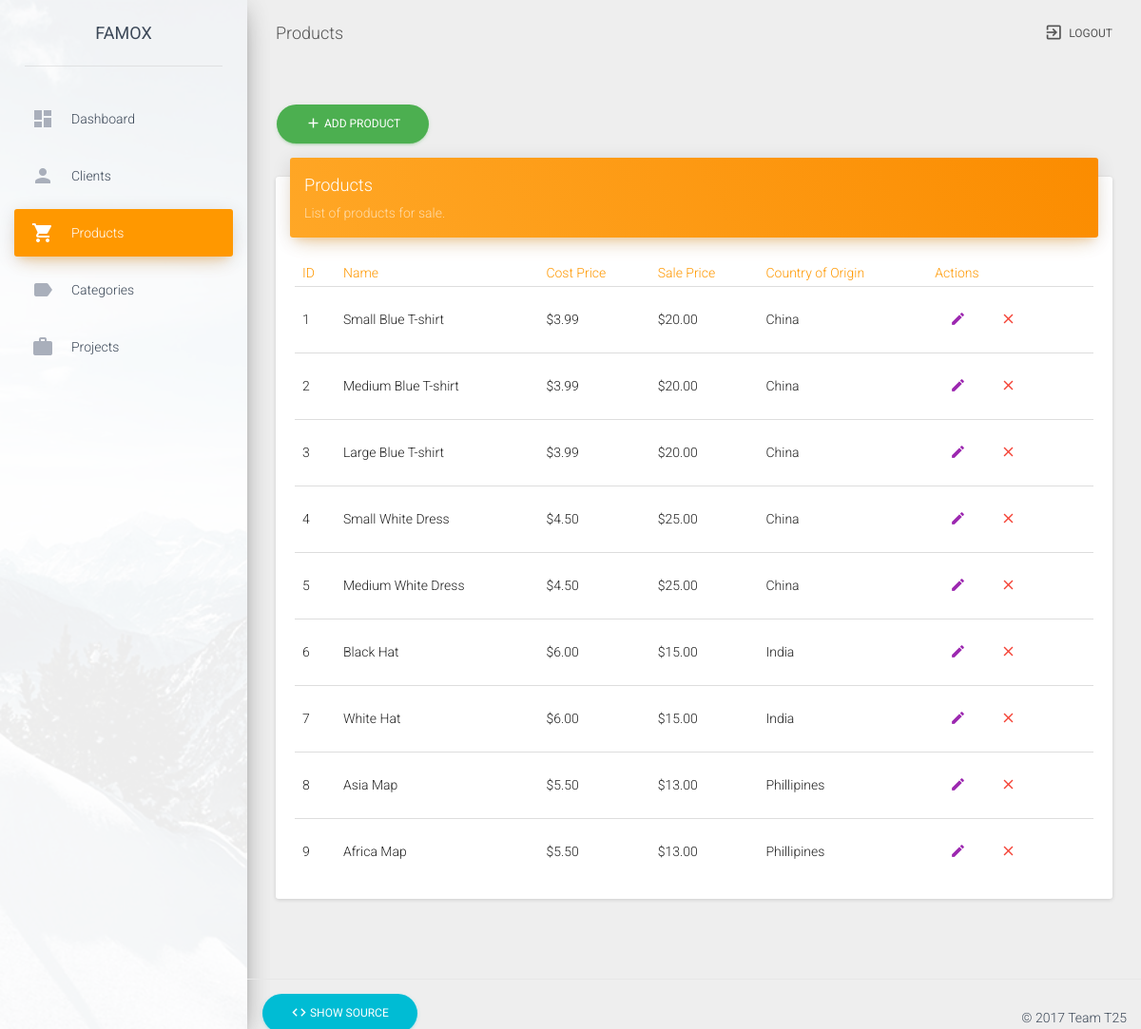
The page /Ass2/products/list.php (signed in) on the database its author committed.
### tables this page shows
CREATE TABLE IF NOT EXISTS `product` (
  `id` INT NOT NULL AUTO_INCREMENT,
  `name` VARCHAR(30) NULL DEFAULT NULL,
  `cost_price` DECIMAL(8,2) NULL DEFAULT NULL,
  `sale_price` DECIMAL(8,2) NULL DEFAULT NULL,
  `country_of_origin` VARCHAR(40) NULL DEFAULT NULL,
  PRIMARY KEY (`id`));

### Ass2/products/list.php (the view, shortened to what this page needs)
<?php
  require_once("../config.php");
  $query = "SELECT * FROM product";
  $result = $conn->query($query);
  include_once("../includes/header.php");
?>
<div class="container-fluid">
  <div class="row">
    <div class="col-md-12">
      <a href="add.php">
        <button class="btn btn-success btn-round">
					<i class="material-icons">add</i> Add Product
					<div class="ripple-container"></div>
        </button>
      </a>
      <div class="card">
        <div class="card-header" data-background-color="orange">
          <h4 class="title">Products</h4>
          <p class="category">List of products for sale.</p>
        </div>
        <div class="card-content table-responsive">
          <table class="table">
            <thead class="text-warning">
              <th>ID</th>
              <th>Name</th>
              <th>Cost Price</th>
              <th>Sale Price</th>
              <th>Country of Origin</th>
              <th>Actions</th>
            </thead>
            <tbody>
            <?php while ($row = $result->fetch_array()) { ?>
              <tr>
                <td><?php echo $row["id"]; ?></td>
                <td><?php echo $row["name"]; ?></td>
                <td>$<?php echo $row["cost_price"]; ?></td>
                <td>$<?php echo $row["sale_price"]; ?></td>
                <td><?php echo $row["country_of_origin"]; ?></td>
                <td>
                  <a href="edit.php?id=<?php echo $row["id"]; ?>">
										<button type="button" rel="tooltip" title="" class="btn btn-primary btn-simple btn-xs" data-original-title="Edit">
											<i class="material-icons">edit</i>
										</button>
                  </a>
                  <a href="delete.php?id=<?php echo $row["id"]; ?>">
										<button type="button" rel="tooltip" title="" class="btn btn-danger btn-simple btn-xs" data-original-title="Delete">
											<i class="material-icons">close</i>
										</button>
                  </a>
                </td>
              </tr>
            <?php } ?>
            </tbody>
          </table>
        </div>
      </div>
    </div>
  </div>
</div>
<?php
  include_once("../includes/footer.php");
?>

### rows shown on the page
product: id "1", name "Small Blue T-shirt", cost_price "3.99", sale_price "20.00", country_of_origin "China"
product: id "2", name "Medium Blue T-shirt", cost_price "3.99", sale_price "20.00", country_of_origin "China"
product: id "3", name "Large Blue T-shirt", cost_price "3.99", sale_price "20.00", country_of_origin "China"
product: id "4", name "Small White Dress", cost_price "4.50", sale_price "25.00", country_of_origin "China"
product: id "5", name "Medium White Dress", cost_price "4.50", sale_price "25.00", country_of_origin "China"
product: id "6", name "Black Hat", cost_price "6.00", sale_price "15.00", country_of_origin "India"
product: id "7", name "White Hat", cost_price "6.00", sale_price "15.00", country_of_origin "India"
product: id "8", name "Asia Map", cost_price "5.50", sale_price "13.00", country_of_origin "Phillipines"
product: id "9", name "Africa Map", cost_price "5.50", sale_price "13.00", country_of_origin "Phillipines"

### other values the page prints
$pageTitle "Products"
